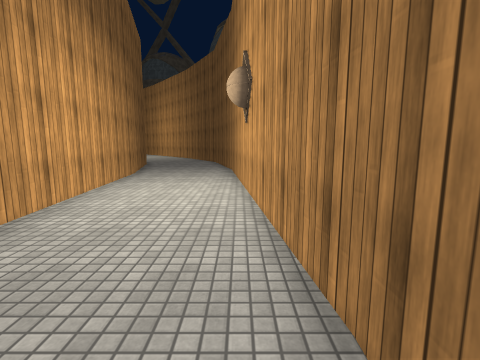
[1] (above)

12 first-person views from a walk through a 3-D level made in the Unity game engine. The camera is 1.5 m above the floor, tilts 8° down and sees 85° across. The floor is counted in squares, 1 m on a side. Each view is taken from the middle of a square. On the plan, view 1 faces up. The plan holds only what a view shows up to about 14 squares ahead; the rest is blank. The place goes on beyond the plan. The player character is not drawn. Surface patterns are stand-ins for the level's own textures.

[2]
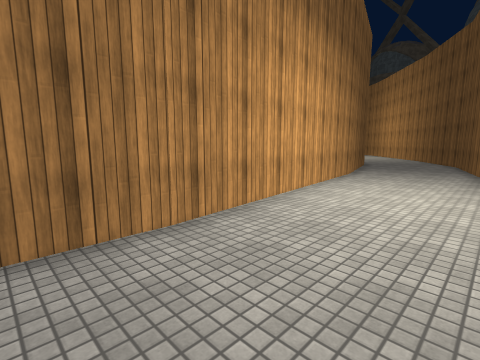

[3]
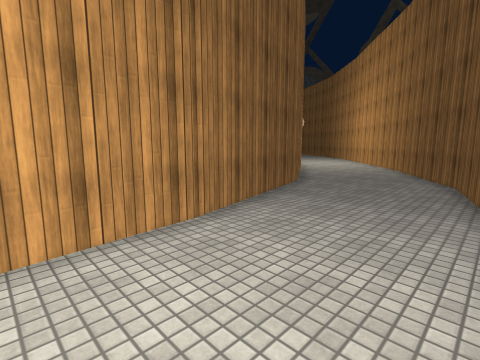

[4]
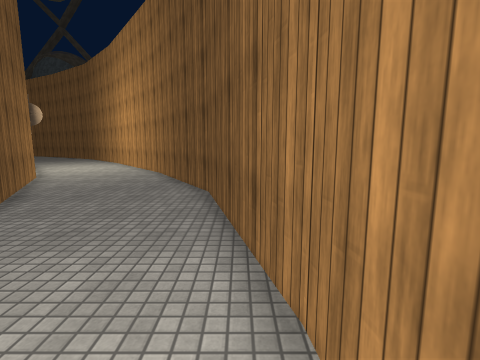

[5]
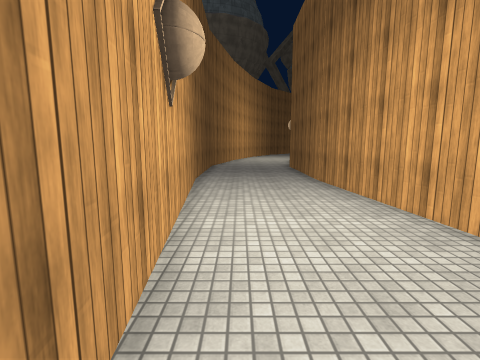

[6]
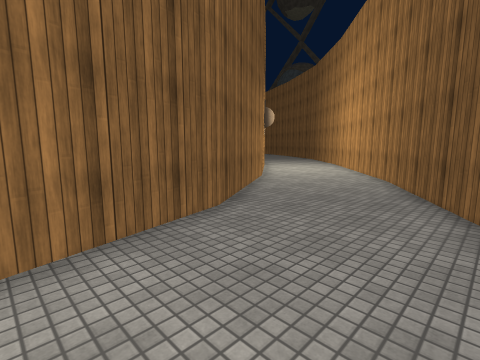

[7]
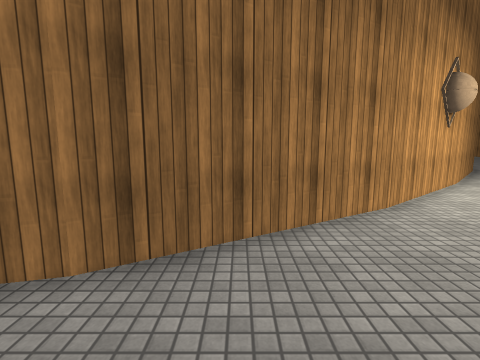

[8]
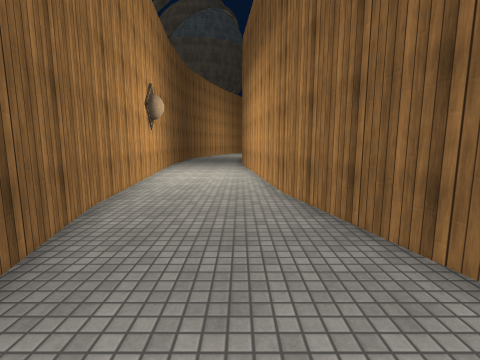

[9]
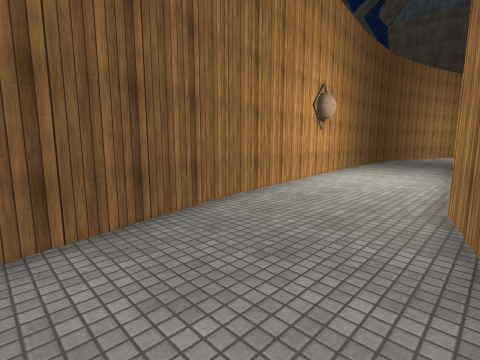

[10]
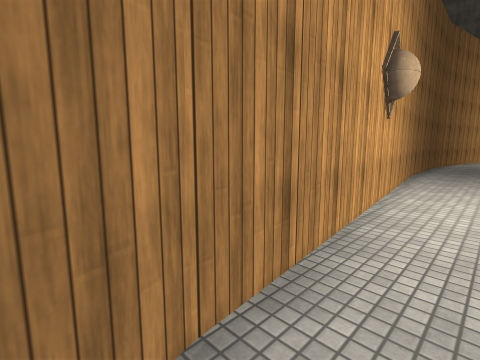

[11]
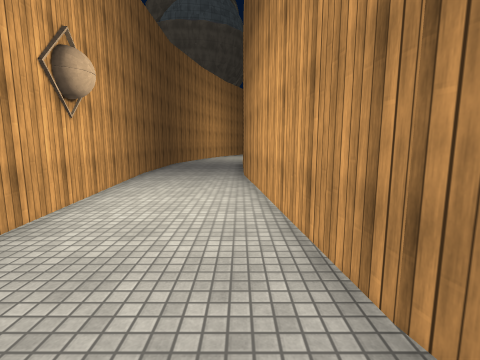

[12]
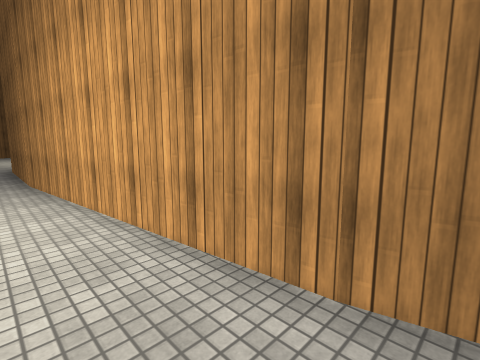

### Floor plan
Points are (right, up) in squares from view 1. A wall is a line through its corners. A room is listed if a view was taken in it or the views show most of it. See-through windows are left out.
Room 1 (views 1, 2, 3, 4, 5, 6, 7, 8, 9, 10, 11, 12)
walls: (-5.3, 13) (-4.2, 2.4); (-0.5, 14.9) (-2, 21.1); (-6.8, 19.1) (-5.3, 12.9); (-1.9, 21) (-5.2, 26.5); (-4.2, 2.5) (-4.2, -1.5); (-10, 24.5) (-6.7, 19); (-5.1, 26.4) (-6, 27.5); (0.9, 1.8) (-0.5, 15.1); (-12.4, 27.5) (-9.9, 24.4); (0.9, -1.2) (0.9, 2)

Positions as (right, up) in squares from view 1, and headings:
1: (0, 0), facing up
2: (0, 0), facing up-left
3: (-1, 10), facing up-left
4: (-1, 13), facing up
5: (-1, 13), facing down
6: (-2, 15), facing up-left
7: (-4, 21), facing left
8: (-4, 21), facing down
9: (-6, 20), facing down-right
10: (-2, 16), facing down-right
11: (-4, 15), facing down
12: (-3, 14), facing down-left
